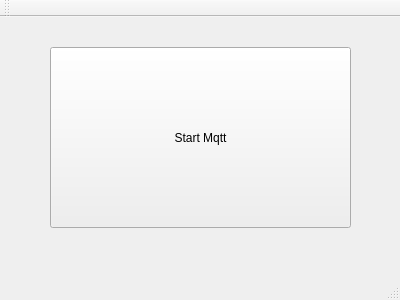
<?xml version="1.0" encoding="UTF-8"?>
<ui version="4.0">
 <class>MainWindow</class>
 <widget class="QMainWindow" name="MainWindow">
  <property name="geometry">
   <rect>
    <x>0</x>
    <y>0</y>
    <width>400</width>
    <height>300</height>
   </rect>
  </property>
  <property name="windowTitle">
   <string>MainWindow</string>
  </property>
  <widget class="QWidget" name="centralWidget">
   <widget class="QPushButton" name="pushButton">
    <property name="geometry">
     <rect>
      <x>50</x>
      <y>30</y>
      <width>301</width>
      <height>181</height>
     </rect>
    </property>
    <property name="text">
     <string>Start Mqtt</string>
    </property>
   </widget>
  </widget>
  <widget class="QMenuBar" name="menuBar">
   <property name="geometry">
    <rect>
     <x>0</x>
     <y>0</y>
     <width>400</width>
     <height>22</height>
    </rect>
   </property>
  </widget>
  <widget class="QToolBar" name="mainToolBar">
   <attribute name="toolBarArea">
    <enum>TopToolBarArea</enum>
   </attribute>
   <attribute name="toolBarBreak">
    <bool>false</bool>
   </attribute>
  </widget>
  <widget class="QStatusBar" name="statusBar"/>
 </widget>
 <layoutdefault spacing="6" margin="11"/>
 <resources/>
 <connections/>
</ui>
